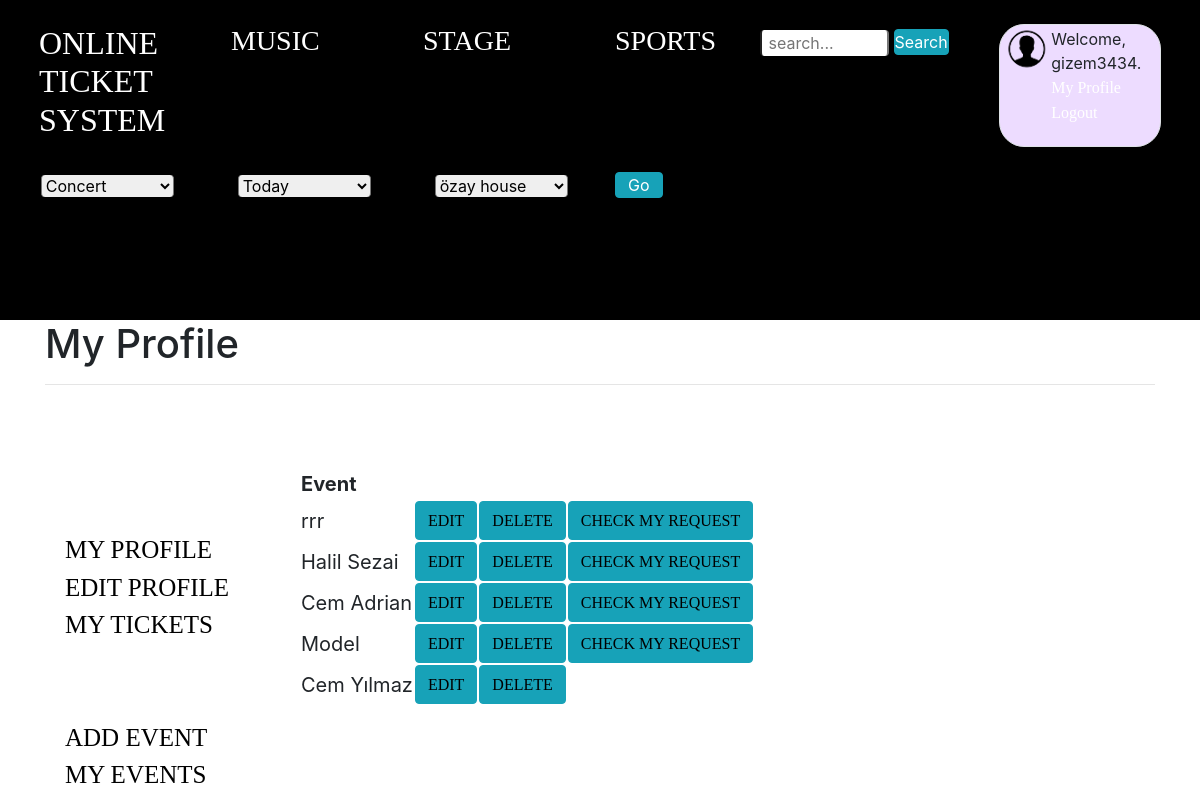
Page /my-events/ (signed in) on the earlier database version.
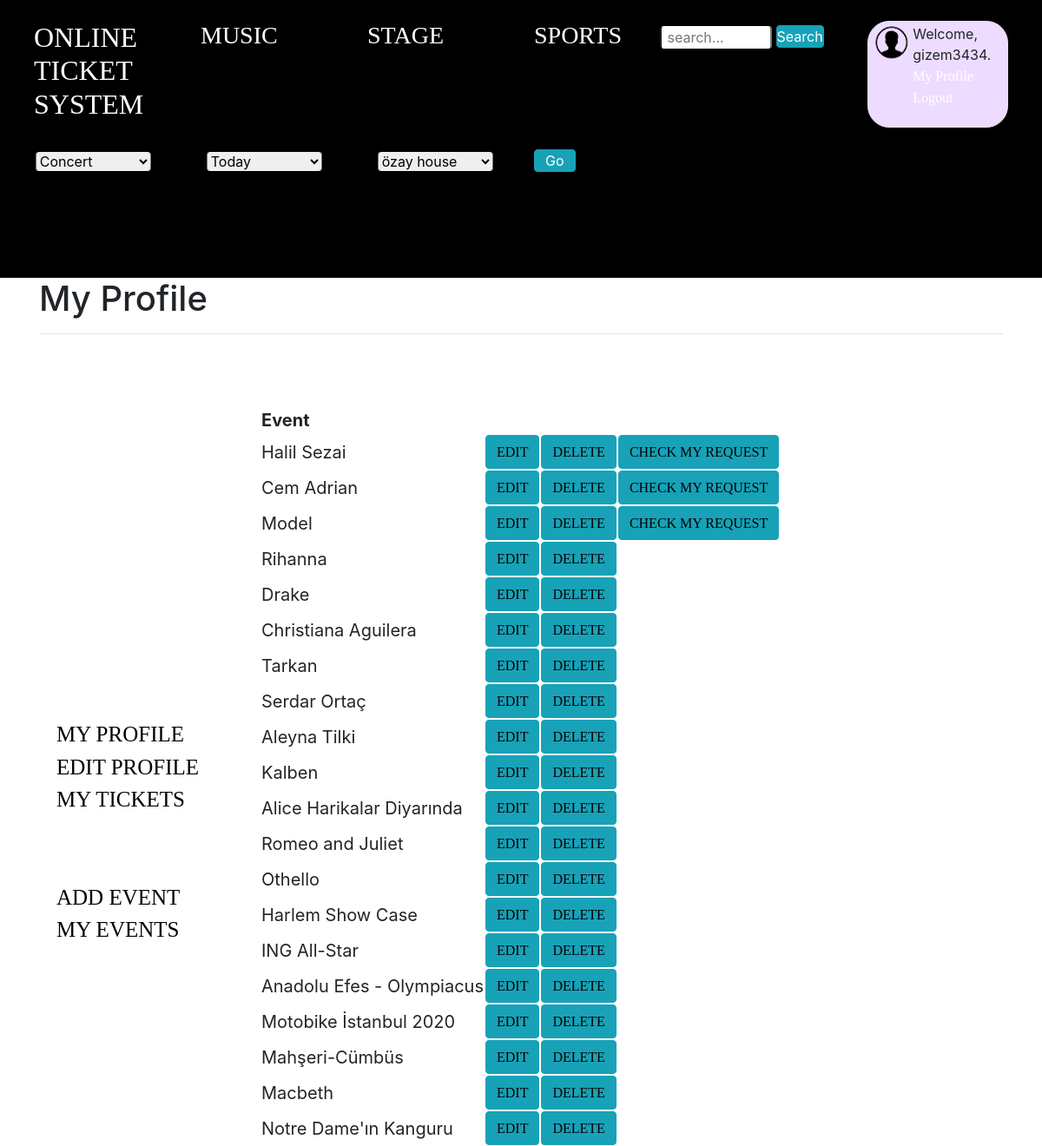
Same page on the later database version.
### website/models.py (models this page shows, shortened)
class Event(models.Model):
    TYPE = (
        ('C', 'Concert'),
        ('T', 'Theatre'),
        ('S', 'Sports')
    )
    name = models.CharField(max_length=50)
    stage = models.ForeignKey(Stage, on_delete=models.CASCADE)
    owner = models.ForeignKey(UserProfile, on_delete=models.CASCADE, null=True)
    date = models.DateField()
    quota = models.IntegerField()
    quotastart = models.IntegerField()
    price = models.IntegerField()
    type = models.CharField(max_length=1, choices=TYPE)
    isAvailable = models.BooleanField(default=False)
    isAccepted = models.BooleanField(default=False)
    isRejected = models.BooleanField(default=False)
    rules = models.CharField(max_length=500)
    img = models.URLField(null=True, blank=True)
    def get_edit_event_url(self):
        return f"/event/{self.pk}/edit"
    def get_delete_event_url(self):
        return f"/event/{self.pk}/delete"
    def get_check_event_url(self):
        return f"/event/{self.pk}/check"

### website/views.py (the view)
# urls.py: path('my-events/', views.my_events, name='my_events'),
@login_required
def my_events(request):
    user_profile = UserProfile.objects.get(user=request.user)
    event_list = Event.objects.all().filter(owner=user_profile)
    context = {'event_list': event_list}
    return render(request, 'event/my_events.html', context)

### website/views.py (called while the page is built)
def return_stage_list(request):
    return {'stage_list': Stage.objects.all()}

### templates/event/my_events.html (shortened to what this page needs)
{% extends 'profile/profile.html' %}
{% block info %}
   <div id="my-events"><table>
<tr>
         <th> Event</th>
         <th>  </th>
    <th>  </th>
    <th>  </th>
</tr>
        {% for event in event_list %}
            <tr>
            <td>{{ event.name }} </td>
                <td> <button class="btn btn-info"><a style="color: black" href="{{ event.get_edit_event_url }}">Edit</a></button></td>
                 <td><button class="btn btn-info"> <a  style="color: black" href="{{ event.get_delete_event_url }}">Delete</a>{% ifequal event.isAccepted False %}</button></td>
                 <td><button class="btn btn-info">  <a style="color: black" href="{{ event.get_check_event_url }}">Check my request</a>{% endifequal %} </button></td>
            </tr>
        {% endfor %}
    </table></div>
{% endblock %}
{% block isOperator %}
    <a href="{% url 'add_event' %}">Add Event</a><br>
    <a href="{% url 'my_events' %}">My Events</a><br>
{% endblock %}

Differences in the rows shown:
removed Event: name "rrr"
removed Event: name "Cem Yılmaz"
added Event: name "Rihanna"
added Event: name "Drake"
added Event: name "Christiana Aguilera"
added Event: name "Tarkan"
added Event: name "Serdar Ortaç"
added Event: name "Aleyna Tilki"
added Event: name "Kalben"
added Event: name "Alice Harikalar Diyarında"
added Event: name "Romeo and Juliet"
added Event: name "Othello"
added Event: name "Harlem Show Case"
added Event: name "ING All-Star"
added Event: name "Anadolu Efes - Olympiacus"
added Event: name "Motobike İstanbul 2020"
added Event: name "Mahşeri-Cümbüs"
added Event: name "Macbeth"
added Event: name "Notre Dame'ın Kanguru"
